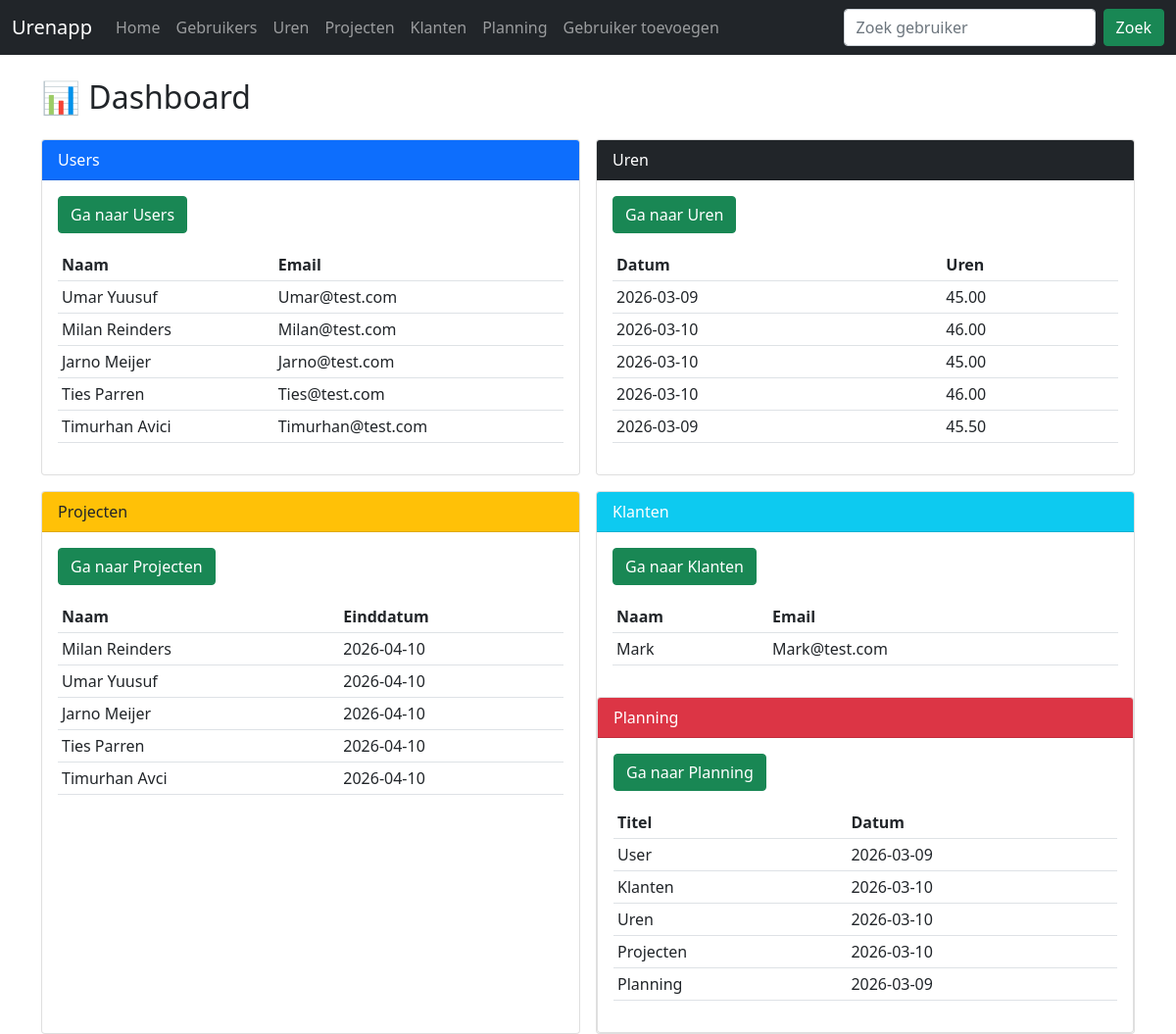
The page / on the database its author committed.
### tables this page shows
CREATE TABLE IF NOT EXISTS `users` (
  `Id` int NOT NULL AUTO_INCREMENT,
  `Naam` varchar(100) NOT NULL,
  `Email` varchar(100) NOT NULL,
  `Rol` varchar(50) NOT NULL,
  PRIMARY KEY (`Id`)
);

CREATE TABLE IF NOT EXISTS `uren` (
  `id` int NOT NULL AUTO_INCREMENT,
  `user_id` int DEFAULT NULL,
  `datum` date DEFAULT NULL,
  `aantal_uren` decimal(5,2) DEFAULT NULL,
  `beschrijving` text,
  PRIMARY KEY (`id`)
);

CREATE TABLE IF NOT EXISTS `projecten` (
  `id` int NOT NULL AUTO_INCREMENT,
  `naam` varchar(255) NOT NULL,
  `beschrijving` text NOT NULL,
  `startdatum` date NOT NULL,
  `einddatum` date NOT NULL,
  PRIMARY KEY (`id`)
);

CREATE TABLE IF NOT EXISTS `klanten` (
  `id` int NOT NULL AUTO_INCREMENT,
  `naam` varchar(100) NOT NULL,
  `email` varchar(100) NOT NULL,
  `telefoon` varchar(20) DEFAULT NULL,
  `adres` varchar(255) DEFAULT NULL,
  PRIMARY KEY (`id`)
);

CREATE TABLE IF NOT EXISTS `planning` (
  `id` int NOT NULL AUTO_INCREMENT,
  `titel` varchar(100) NOT NULL,
  `beschrijving` text,
  `datum` date NOT NULL,
  `tijd` time DEFAULT NULL,
  `status` varchar(50) DEFAULT 'open',
  `user_id` int DEFAULT NULL,
  PRIMARY KEY (`id`)
);

### index.php (the view, shortened to what this page needs)
<?php
require 'dbcon.php';
?>
<!doctype html>
<html lang="en">
<head>
    <link href="https://cdn.jsdelivr.net/npm/bootstrap@5.1.3/dist/css/bootstrap.min.css" rel="stylesheet">
</head>
<body>
<?php include 'navbar.php'; ?>
<div class="container mt-4">
    <h2 class="mb-4">📊 Dashboard</h2>
   <div class="row g-3">
    <div class="col-md-6">
        <div class="card h-100">
            <div class="card-header bg-primary text-white">
                Users
            </div>
            <div class="card-body">
                <a href="users/users.php" class="btn btn-success mb-3">
                    Ga naar Users
                </a>
                <table class="table table-sm">
                    <tr>
                        <th>Naam</th>
                        <th>Email</th>
                    </tr>
                    <?php
                    $query = "SELECT * FROM users LIMIT 5";
                    $result = mysqli_query($con, $query);
                    while($row = mysqli_fetch_assoc($result))
                    {
                    ?>
                        <tr>
                            <td><?= $row['Naam']; ?></td>
                            <td><?= $row['Email']; ?></td>
                        </tr>
                    <?php } ?>
                </table>
            </div>
        </div>
    </div>
    <div class="col-md-6">
        <div class="card h-100">
            <div class="card-header bg-dark text-white">
                Uren
            </div>
            <div class="card-body">
                <a href="uren/uren.php" class="btn btn-success mb-3">
                    Ga naar Uren
                </a>
                <table class="table table-sm">
                    <tr>
                        <th>Datum</th>
                        <th>Uren</th>
                    </tr>
                    <?php
                    $query = "SELECT * FROM uren LIMIT 5";
                    $result = mysqli_query($con, $query);
                    while($row = mysqli_fetch_assoc($result))
                    {
                    ?>
                        <tr>
                            <td><?= $row['datum']; ?></td>
                            <td><?= $row['aantal_uren']; ?></td>
                        </tr>
                    <?php } ?>
                </table>
            </div>
        </div>
    </div>
    <div class="col-md-6">
        <div class="card h-100">
            <div class="card-header bg-warning text-dark">
                Projecten
            </div>
            <div class="card-body">
                <a href="projecten/projecten.php" class="btn btn-success mb-3">
                    Ga naar Projecten
                </a>
                <table class="table table-sm">
                    <tr>
                        <th>Naam</th>
                        <th>Einddatum</th>
                    </tr>
                    <?php
                    $query = "SELECT * FROM projecten LIMIT 5";
                    $result = mysqli_query($con, $query);
                    while($row = mysqli_fetch_assoc($result))
                    {
                    ?>
                        <tr>
                            <td><?= $row['naam']; ?></td>
                            <td><?= $row['einddatum']; ?></td>
                        </tr>
                    <?php } ?>
                </table>
            </div>
        </div>
    </div>
<div class="col-md-6">
    <div class="card h-100">
        <div class="card-header bg-info text-white">
            Klanten
        </div>
        <div class="card-body">
            <a href="klanten/klanten.php" class="btn btn-success mb-3">
                Ga naar Klanten
            </a>
            <table class="table table-sm">
                <tr>
                    <th>Naam</th>
                    <th>Email</th>
                </tr>
                <?php
                $query = "SELECT * FROM klanten LIMIT 5";
                $result = mysqli_query($con, $query);
                while($row = mysqli_fetch_assoc($result))
                {
                ?>
                    <tr>
                        <td><?= $row['naam']; ?></td>
                        <td><?= $row['email']; ?></td>
                    </tr>
                <?php } ?>
            </table>
        </div>
        <div class="col-md-12">
    <div class="card h-100">
        <div class="card-header bg-danger text-white">
            Planning
        </div>
        <div class="card-body">
            <a href="planning/planning.php" class="btn btn-success mb-3">
                Ga naar Planning
            </a>
            <table class="table table-sm">
                <tr>
                    <th>Titel</th>
                    <th>Datum</th>
                </tr>
                <?php
                $query = "SELECT * FROM planning LIMIT 5";
                $result = mysqli_query($con, $query);
                while($row = mysqli_fetch_assoc($result))
                {
                ?>
                    <tr>
                        <td><?= $row['titel']; ?></td>
                        <td><?= $row['datum']; ?></td>
                    </tr>
                <?php } ?>
            </table>
        </div>
    </div>
</div>
</body>
</html>

### navbar.php (shortened to what this page needs)
<nav class="navbar navbar-expand-lg navbar-dark bg-dark">
  <div class="container-fluid">
    <a class="navbar-brand" href="/Urenapp/index.php">Urenapp</a>
    <div class="collapse navbar-collapse" id="navbarNav">
      <ul class="navbar-nav me-auto">
        <li class="nav-item">
          <a class="nav-link" href="/Urenapp/index.php">Home</a>
        </li>
        <li class="nav-item">
          <a class="nav-link" href="/Urenapp/users/users.php">Gebruikers</a>
        </li>
        <li class="nav-item">
          <a class="nav-link" href="/Urenapp/uren/uren.php">Uren</a>
        </li>
        <li class="nav-item">
         <a class="nav-link" href="/Urenapp/projecten/projecten.php">Projecten</a>
        </li>
      <li class="nav-item">
          <a class="nav-link" href="/Urenapp/klanten/klanten.php"> Klanten</a>
    </li>
       <li class="nav-item">
        <a class="nav-link" href="/Urenapp/planning/planning.php"> Planning</a>
      </li>
        <li class="nav-item">
          <a class="nav-link" href="/Urenapp/users/create-user.php">Gebruiker toevoegen</a>
        </li>
      </ul>
      <form class="d-flex" method="GET" action="/Urenapp/users/users.php">
        <input class="form-control me-2" type="search" name="search" placeholder="Zoek gebruiker">
        <button class="btn btn-success" type="submit">Zoek</button>
      </form>
    </div>
  </div>
</nav>

### rows shown on the page
users: Naam "Umar Yuusuf", Email "Umar@test.com"
users: Naam "Milan Reinders", Email "Milan@test.com"
users: Naam "Jarno Meijer", Email "Jarno@test.com"
users: Naam "Ties Parren", Email "Ties@test.com"
users: Naam "Timurhan Avici", Email "Timurhan@test.com"
uren: datum "2026-03-09", aantal_uren "45.00"
uren: datum "2026-03-10", aantal_uren "46.00"
uren: datum "2026-03-10", aantal_uren "45.00"
uren: datum "2026-03-10", aantal_uren "46.00"
uren: datum "2026-03-09", aantal_uren "45.50"
projecten: naam "Milan Reinders", einddatum "2026-04-10"
projecten: naam "Umar Yuusuf", einddatum "2026-04-10"
projecten: naam "Jarno Meijer", einddatum "2026-04-10"
projecten: naam "Ties Parren", einddatum "2026-04-10"
projecten: naam "Timurhan Avci", einddatum "2026-04-10"
klanten: naam "Mark", email "Mark@test.com"
planning: titel "User", datum "2026-03-09"
planning: titel "Klanten", datum "2026-03-10"
planning: titel "Uren", datum "2026-03-10"
planning: titel "Projecten", datum "2026-03-10"
planning: titel "Planning", datum "2026-03-09"
